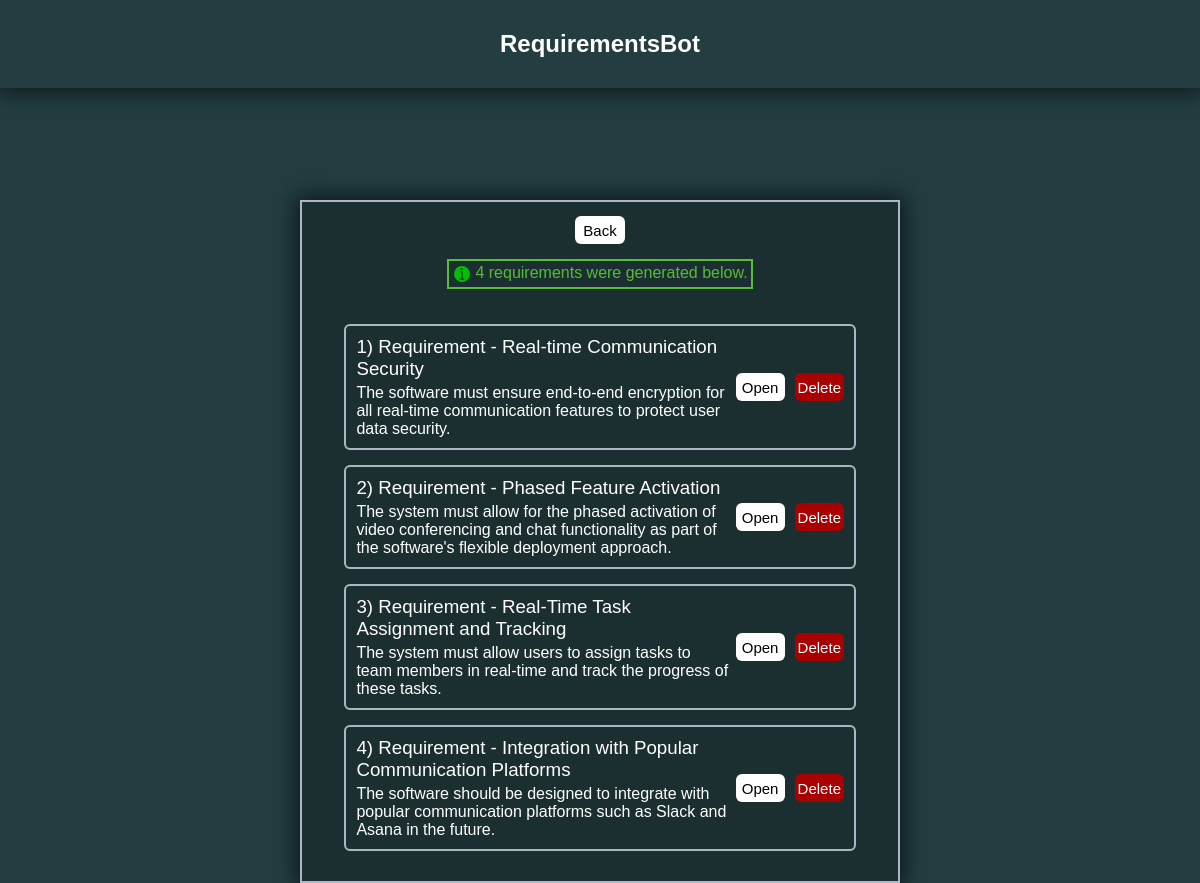
Page /requirements on the earlier database version.
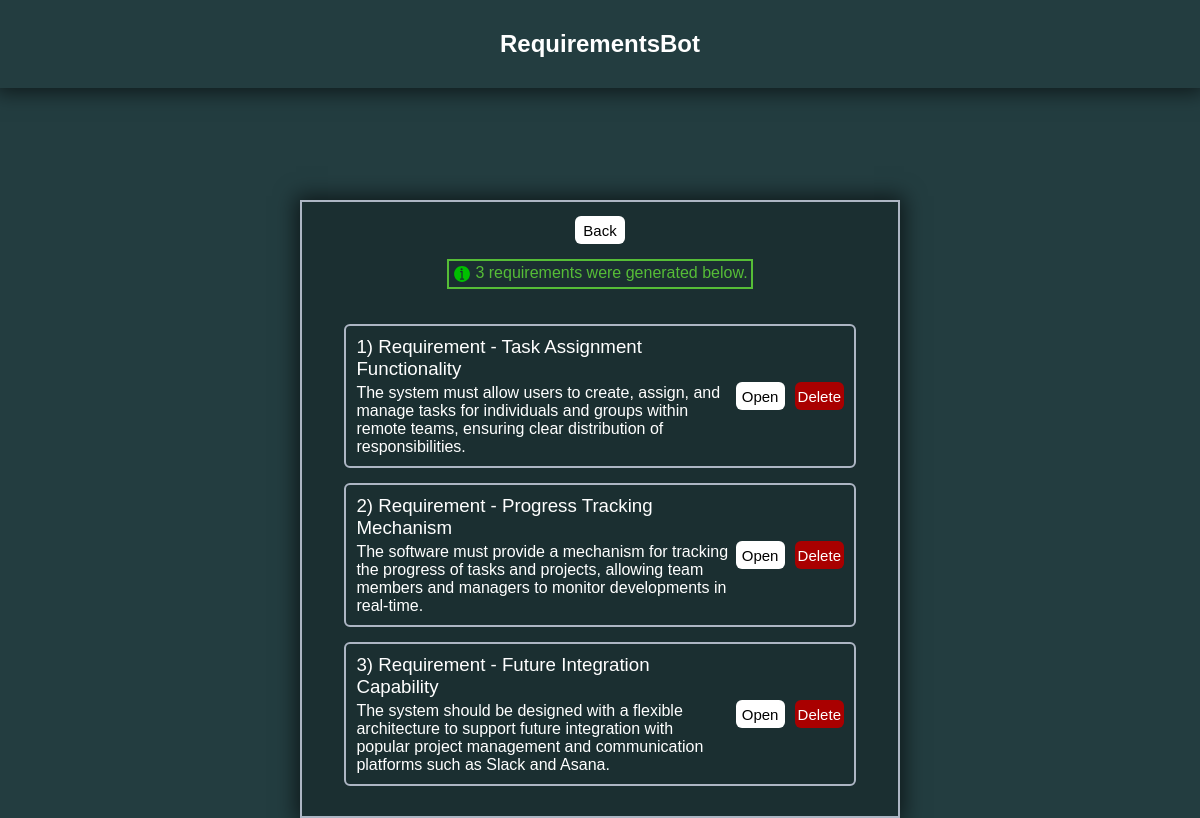
Same page on the later database version.
### GPTCommunication/models.py (models this page shows, shortened)
class RequirementsList(models.Model):
    requirementID = models.IntegerField(primary_key=True)
    requirementName = models.CharField(max_length=100)
    requirementDescription = models.TextField()

### GPTCommunication/views.py (the view)
# urls.py: path("requirements", views.RequirementDisplay.showRequirements, name="Requirements"),
    def showRequirements(request):
        requirements = RequirementsList.objects.all()
        return render(request, "GPTCommunication/requirements.html", {
            "requirements": requirements,
            "requirementsCount": requirements.count()
        })

### GPTCommunication/templates/GPTCommunication/requirements.html (shortened to what this page needs)
{% extends "base.html" %}
{% load static %}
{% block css_files %}
    <link rel="stylesheet" href="{% static "GPTCommunication/requirements.css" %}">
{% endblock css_files %}
{% block content %}
<div id="Layout">
    <div id="BackButtonArea">
        <button id="BackButton" onclick="location.href='{% url "ReqGen"%}';">Back</button>
    </div>
    {% if requirements %}
    <div id="SuccessMessage">
        <div id="BorderAreaSuccess">
            <div id="IconArea">
                <img src="{% static "images/Info_Green.svg" %}" alt="ErrorIcon" width="20px" height="20px">
            </div>
            <p>{{ requirementsCount }} requirements were generated below.</p>
        </div>
    </div>
    <div class="RequirementsArea">
        <div class="RequirementsList">
            {% for requirement in requirements %}
            <div class="Requirements">
                <div class="RequirementElement">
                    <div id="RequirementDescription" >
                        <h3 id="RequirementName">{{requirement.requirementID}}) {{requirement.requirementName }}</h3>
                        <p>{{ requirement.requirementDescription }}</p>
                    </div>
                    <div class="ButtonArea">
                        <div class="DetailButtonArea">
                            <button class="DetailButton" onclick="location.href='{% url "RequirementDetail" requirement.requirementID %}';">Open</button>
                        </div>
                        <div class="DeleteButtonArea">
                            <button class="DeleteButton" onclick="location.href='{% url "ConfDelete" requirement.requirementID %}';">Delete</button>
                        </div>
                    </div>
                </div>
            </div>
            {% endfor %}
        </div>
    </div>
    {% endif %}
</div>
{% endblock content %}

### templates/base.html (shortened to what this page needs)
{% load static %}
<!DOCTYPE html>
<html lang="en">
<head>
    <link rel="stylesheet" href="{% static "style.css" %}">
        {% block css_files %}
        {% endblock css_files %}
</head>
<body>
    {% include "./includes/header.html" %}
    <main class="main_content">
        {% block content %}
        {% endblock content %}
    </main>
</body>
</html>

### templates/includes/header.html
<header class="header">
    <a class="logo">RequirementsBot</a>
</header>

### static/style.css (style rules this page uses)
* { margin: 0; padding: 0; box-sizing: border-box; font-family: "poppins", sans-serif; font-weight: 500; }
body { background-color: #233d40; }
.header { font-size: x-large; box-shadow: rgb(0 0 0 / 60%) 0px 0px 20px 4px; position: fixed; top: 0; left: 0; width: 100%; padding: 30px 100px; background-color: #233d40; display: flex; justify-content: center; align-items: center; z-index: 100; }
.logo { font-family: "poppins", sans-serif; font-size: 20; color: white; text-decoration: none; font-weight: 700; }

### GPTCommunication/static/GPTCommunication/requirements.css (style rules this page uses)
.main_content { margin-top: 200px; display: flex; justify-content: center; }
#Layout { border: 2px solid #ADB6C4; box-shadow: rgb(0 0 0 / 60%) 0px 0px 20px 4px; width: 50%; padding: 14px; padding-bottom: 30px; background: #1b2f31; }
#RequirementName { margin-bottom: 4px; }
.RequirementsArea { margin-top: 20px; color: white; display: flex; justify-content: center; }
#RequirementDescription { flex-grow: 1; width: 75%; }
.RequirementsList:after { content: ""; display: table; clear: both; }
.RequirementElement { display: flex; padding: 10px; margin-top: 15px; border: 2px solid #ADB6C4; border-radius: 6px 6px 6px 6px; height: fit-content; }
.RequirementsList { width: 90%; }
.DeleteButton { padding: 3px; width: 49px; min-height: 28px; border: none; border-radius: 6px 6px 6px 6px; background-color: rgb(169, 0, 0); color: #fff; font-size: 15px; cursor: pointer; transition: background-color .3s ease-in-out; text-align: center; }
.DeleteButtonArea { display: flex; justify-content: end; }
.DetailButton { padding: 3px; width: 49px; min-height: 28px; border: none; border-radius: 6px 6px 6px 6px; background-color: rgb(255, 255, 255); color: #000; font-size: 15px; cursor: pointer; transition: background-color .3s ease-in-out; text-align: center; }
.ButtonArea { flex-grow: 1; display: flex; align-items: center; justify-content: flex-end; }
#BackButtonArea { display: flex; justify-content: center; }
#BackButton { width: 50px; min-height: 28px; border: none; border-radius: 6px 6px 6px 6px; background-color: rgb(255, 255, 255); color: #000; font-size: 15px; cursor: pointer; transition: background-color .3s ease-in-out; text-align: center; }
#IconArea { display: flex; padding-right:3px; }
.DetailButtonArea { margin-right: 10px; }
#SuccessMessage { display: flex; justify-content: center; color: rgb(86, 189, 55); margin-bottom: 12px; }
#BorderAreaSuccess { margin-top: 15px; display: flex; border: 2px solid rgb(86, 189, 55); padding: 3px; }
#IconArea { display: flex; padding-right: 3px; }

Differences in the rows shown:
removed RequirementsList: requirementID "4", requirementName "Requirement - Integration with Popular Communication Platforms", requirementDescription "The software should be designed to integrate with popular communication platforms such as Slack and Asana in the future."
changed RequirementsList id 1: requirementName "Requirement - Real-time Communication Security" → "Requirement - Task Assignment Functionality"; requirementDescription "The software must ensure end-to-end encryption for all real-time communication features to protect user data security." → "The system must allow users to create, assign, and manage tasks for individuals and groups within remote teams, ensuring clear distribution of responsibilities."
changed RequirementsList id 2: requirementName "Requirement - Phased Feature Activation" → "Requirement - Progress Tracking Mechanism"; requirementDescription "The system must allow for the phased activation of video conferencing and chat functionality as part of the software's flexible deployment approach." → "The software must provide a mechanism for tracking the progress of tasks and projects, allowing team members and managers to monitor developments in real-time."
changed RequirementsList id 3: requirementName "Requirement - Real-Time Task Assignment and Tracking" → "Requirement - Future Integration Capability"; requirementDescription "The system must allow users to assign tasks to team members in real-time and track the progress of these tasks." → "The system should be designed with a flexible architecture to support future integration with popular project management and communication platforms such as Slack and Asana."
Other differences:
{{ requirementsCount }}: "4" → "3"
